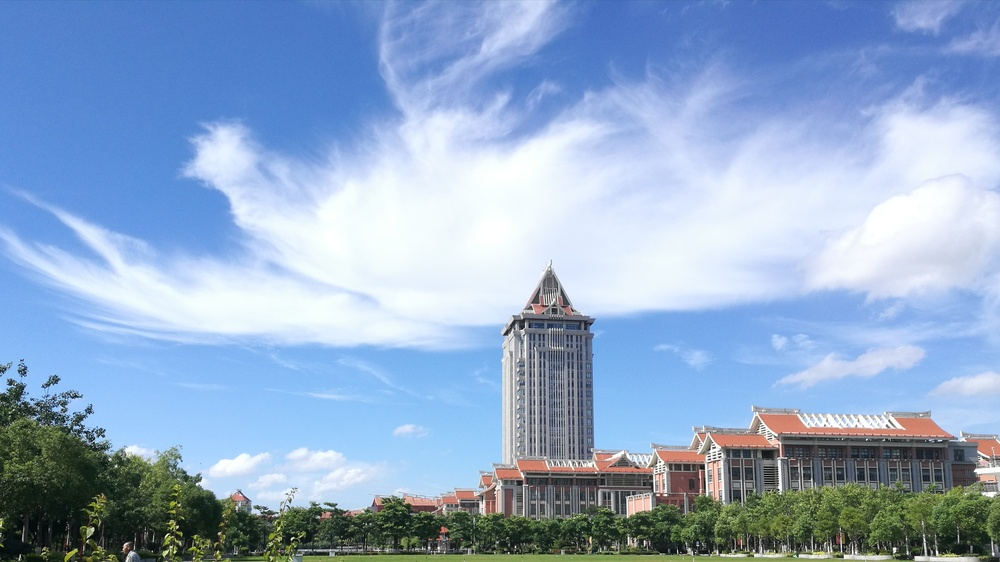
#> input picture 增强对比度/3.jpg, 1000 x 562 px, shrunk from 3655 x 2054 before the run
$ python contrast.py
#> lines starting #> are read from the running program, lines starting #| are printed output that depends on the picture
import cv2
import glob
import argparse
import numpy as np
from matplotlib import pyplot as plt
from scipy.linalg import fractional_matrix_power

def image_agcwd(img, a=0.25, truncated_cdf=False):
    h,w = img.shape[:2]
    hist,bins = np.histogram(img.flatten(),256,[0,256])
    cdf = hist.cumsum()
    cdf_normalized = cdf / cdf.max()
    prob_normalized = hist / hist.sum()

    unique_intensity = np.unique(img)
    intensity_max = unique_intensity.max()
    intensity_min = unique_intensity.min()
    prob_min = prob_normalized.min()
    prob_max = prob_normalized.max()

    pn_temp = (prob_normalized - prob_min) / (prob_max - prob_min)
    pn_temp[pn_temp>0] = prob_max * (pn_temp[pn_temp>0]**a)
    pn_temp[pn_temp<0] = prob_max * (-((-pn_temp[pn_temp<0])**a))
    prob_normalized_wd = pn_temp / pn_temp.sum() # normalize to [0,1]
    cdf_prob_normalized_wd = prob_normalized_wd.cumsum()

    if truncated_cdf:
        inverse_cdf = np.maximum(0.5,1 - cdf_prob_normalized_wd)
    else:
        inverse_cdf = 1 - cdf_prob_normalized_wd

    img_new = img.copy()
    for i in unique_intensity:
        img_new[img==i] = np.round(255 * (i / 255)**inverse_cdf[i])

    return img_new

def process_bright(img):
    img_negative = 255 - img
    agcwd = image_agcwd(img_negative, a=0.25, truncated_cdf=False)
    reversed = 255 - agcwd
    return reversed

def process_dimmed(img):
    agcwd = image_agcwd(img, a=0.75, truncated_cdf=True)
    return agcwd

def main():
    parser = argparse.ArgumentParser(description='IAGCWD')
    parser.add_argument('--input', dest='input_dir', default='./input/', type=str, \
                        help='Input directory for image(s)')
    parser.add_argument('--output', dest='output_dir', default='./output/', type=str, \
                        help='Output directory for image(s)')
    args = parser.parse_args()

    #img_paths = glob.glob(args.input_dir+'*')
    #for path in img_paths:
    img = cv2.imread("3.jpg", 1)
#> img is the input picture: shape (562, 1000, 3); mean B, G, R 201.9, 169.9, 144.6
    #name = path.split('\\')[-1].split('.')[0]

    # Extract intensity component of the image
    YCrCb = cv2.cvtColor(img, cv2.COLOR_BGR2YCrCb)
#> YCrCb: shape (562, 1000, 3); mean of channels 0, 1, 2 166, 112.7, 148.3
    Y = YCrCb[:,:,0]
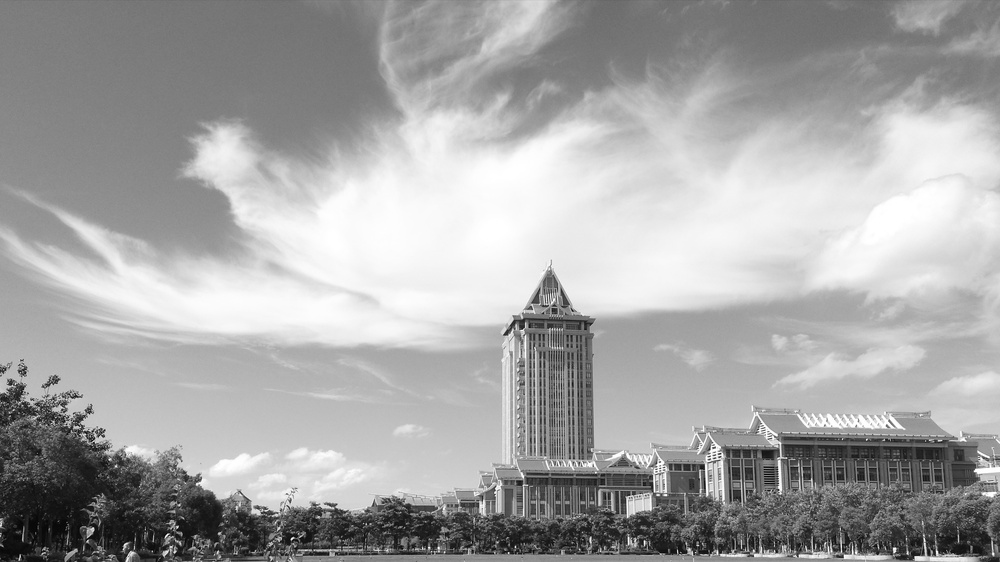
#> Y: shape (562, 1000); min 1, max 255, mean 166
    # Determine whether image is bright or dimmed
    threshold = 0.3
    exp_in = 112 # Expected global average intensity
    M,N = img.shape[:2]
#> M = 562; N = 1000
    mean_in = np.sum(Y/(M*N))
#> mean_in = 166
    t = (mean_in - exp_in)/ exp_in
#> t = 0.482

    # Process image for gamma correction
    img_output = None
    if t < -threshold: # Dimmed Image
        #print (name + ": Dimmed")
        result = process_dimmed(Y)
        YCrCb[:,:,0] = result
        img_output = cv2.cvtColor(YCrCb,cv2.COLOR_YCrCb2BGR)
    elif t > threshold:
        #print (name + ": Bright Image") # Bright Image
        result = process_bright(Y)
#> in process_bright, `img_negative = 255 - img`:
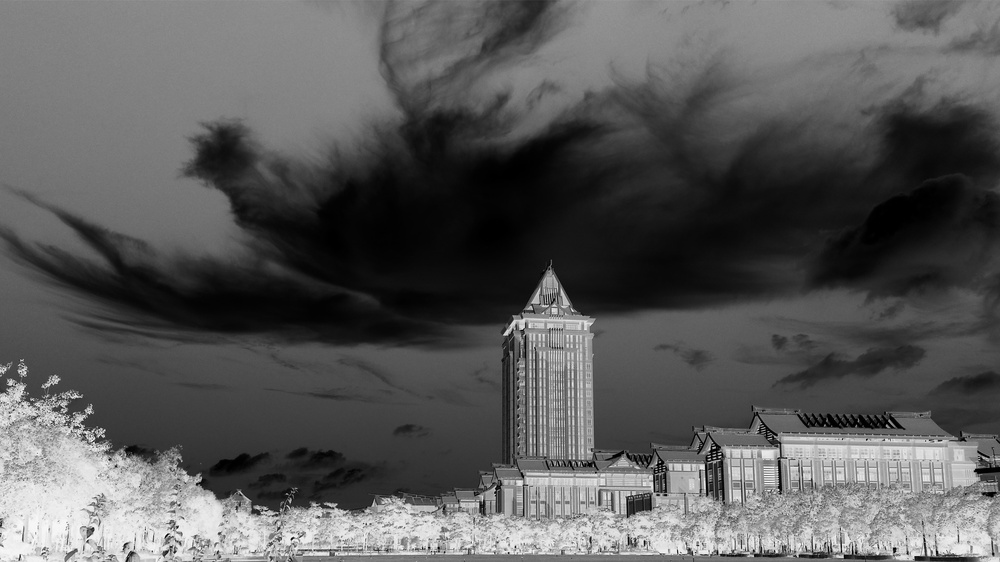
#> img_negative: shape (562, 1000); min 0, max 254, mean 89
#> in image_agcwd, `hist,bins = np.histogram(img.flatten(),256,[0,256])`: hist = 256 values, max 5457 at index 15, min 0 at index 255, mean 2195.3; bins = 257 values from 0 to 256
#> in image_agcwd, `cdf = hist.cumsum()`: cdf = 256 values from 2144 to 562000
#> in image_agcwd, `cdf_normalized = cdf / cdf.max()`: cdf_normalized = 256 values from 0.00381 to 1
#> in image_agcwd, `prob_normalized = hist / hist.sum()`: prob_normalized = 256 values, max 0.00971 at index 15, min 0 at index 255, mean 0.00391
#> in image_agcwd, `unique_intensity = np.unique(img)`: unique_intensity = 255 values from 0 to 254
#> in image_agcwd, `intensity_max = unique_intensity.max()`: intensity_max = 254
#> in image_agcwd, `intensity_min = unique_intensity.min()`: intensity_min = 0
#> in image_agcwd, `prob_max = prob_normalized.max()`: prob_max = 0.00971
#> in image_agcwd, `pn_temp = (prob_normalized - prob_min) / (prob_max - prob_min)`: pn_temp = 256 values, max 1 at index 15, min 0 at index 255, mean 0.402
#> in image_agcwd, `prob_normalized_wd = pn_temp / pn_temp.sum()`: prob_normalized_wd = 256 values, max 0.00524 at index 15, min 0 at index 255, mean 0.00391
#> in image_agcwd, `cdf_prob_normalized_wd = prob_normalized_wd.cumsum()`: cdf_prob_normalized_wd = 256 values from 0.00415 to 1
#> in image_agcwd, `inverse_cdf = 1 - cdf_prob_normalized_wd`: inverse_cdf = 256 values, max 0.996 at index 0, min 0 at index 254, mean 0.443
#> after the loop in image_agcwd, `for i in unique_intensity:`:
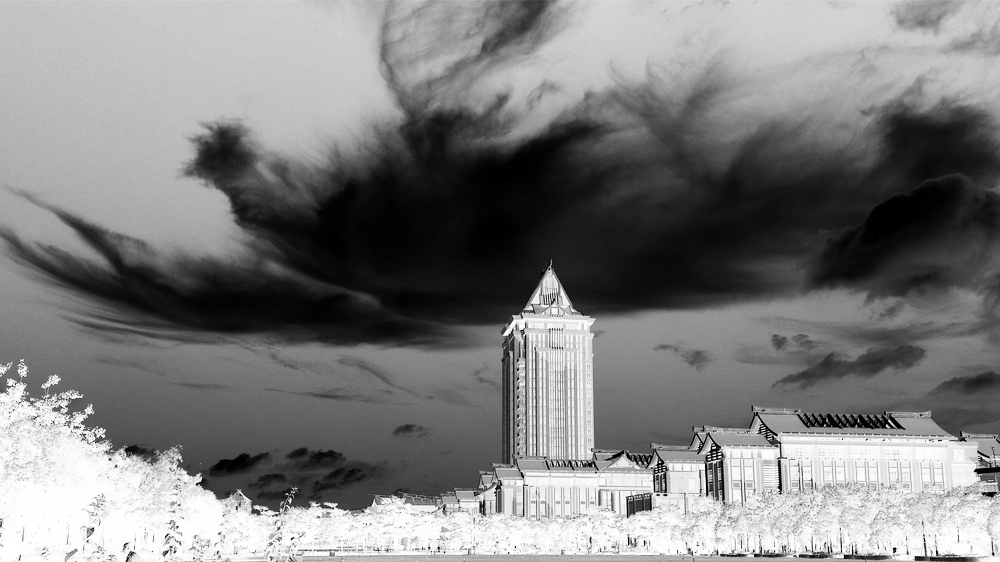
#> img_new: shape (562, 1000); min 0, max 255, mean 126.3
#> in process_bright, `reversed = 255 - agcwd`:
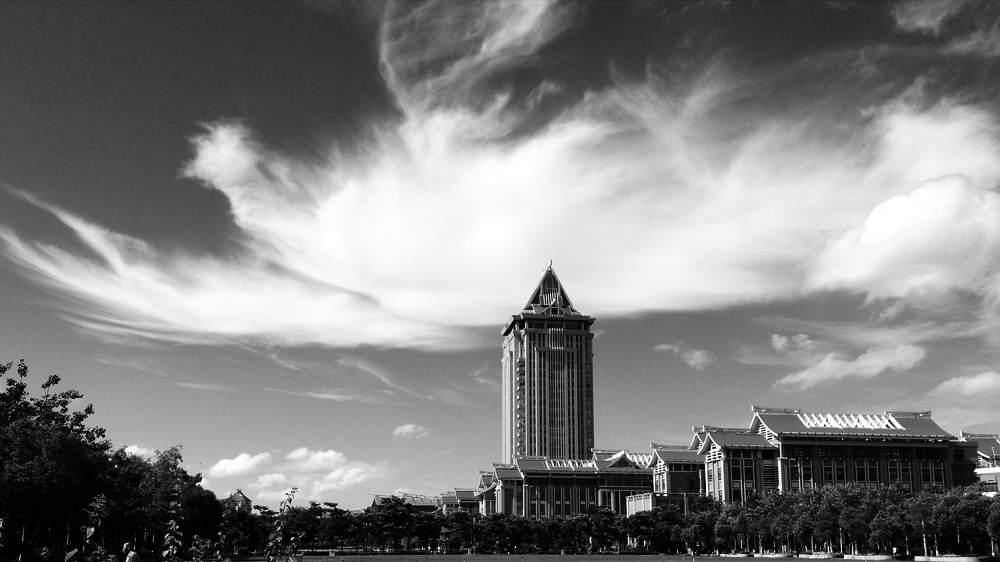
#> reversed: shape (562, 1000); min 0, max 255, mean 128.7
        YCrCb[:,:,0] = result
#> YCrCb: shape (562, 1000, 3); mean of channels 0, 1, 2 128.7, 112.7, 148.3
        img_output = cv2.cvtColor(YCrCb,cv2.COLOR_YCrCb2BGR)
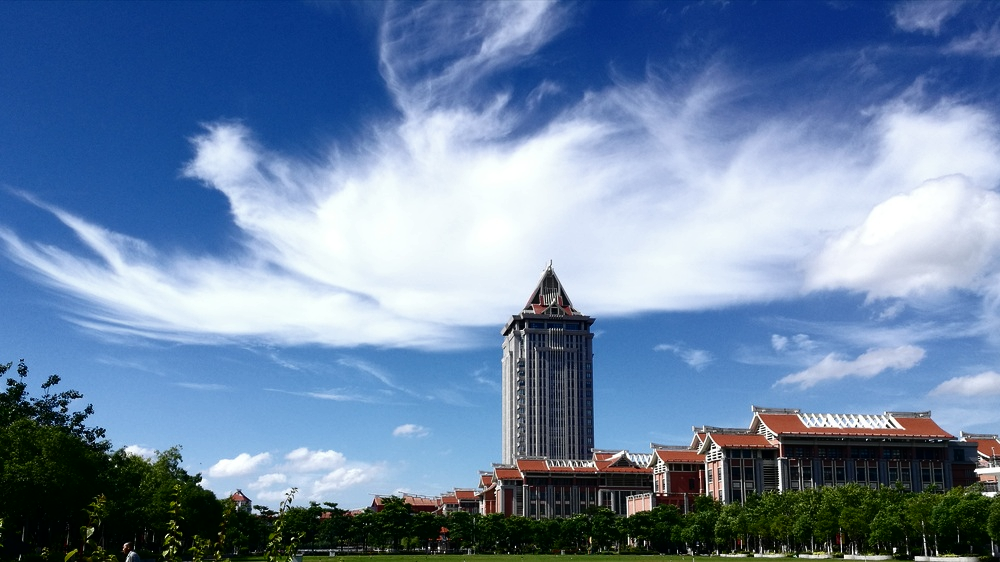
#> img_output: shape (562, 1000, 3); mean B, G, R 165.2, 132.7, 107.5
    else:
        img_output = img

    cv2.imwrite('output3.jpg', img_output)

if __name__ == '__main__':
    main()
